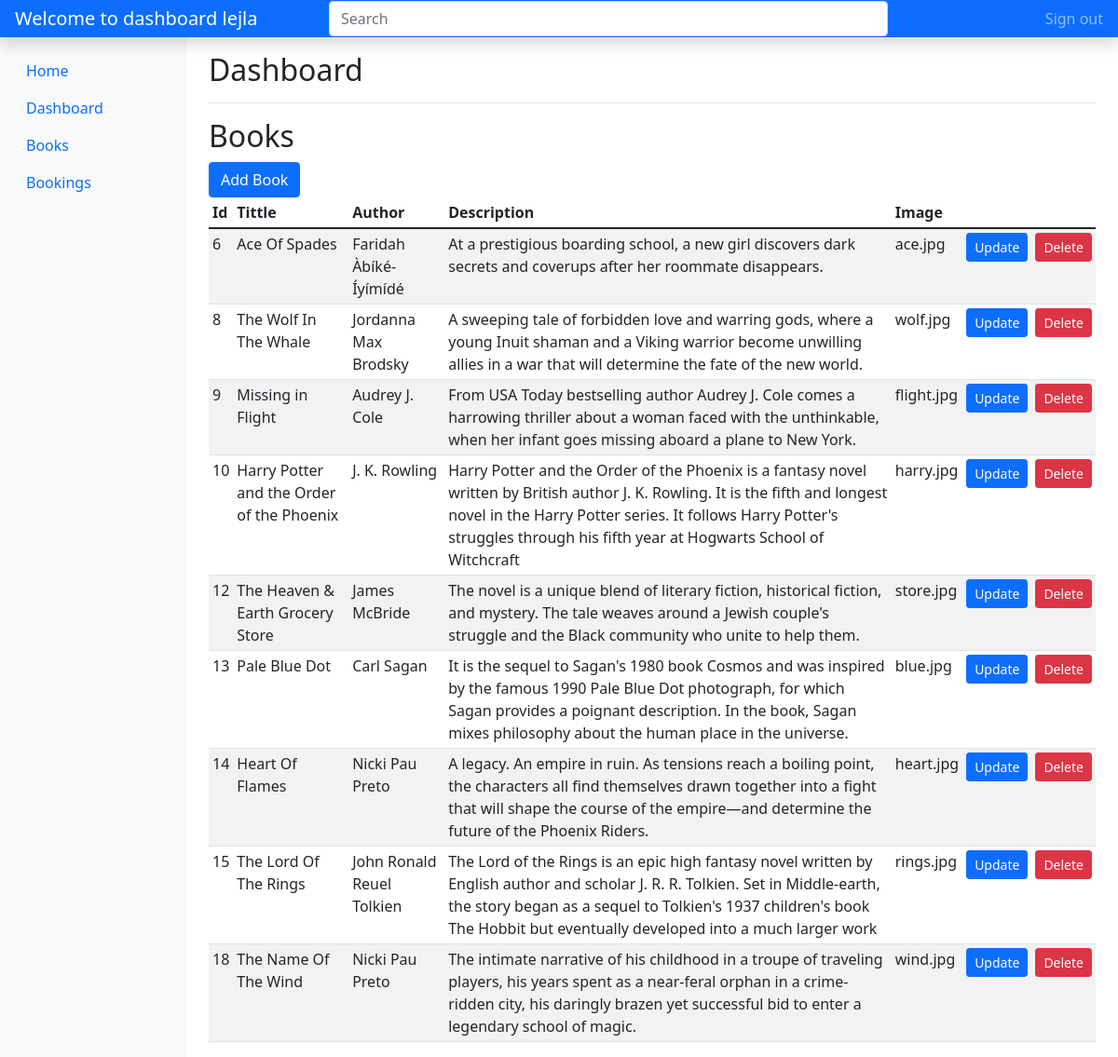
The page /list_books.php (signed in) on the database its author committed.
### tables this page shows
CREATE TABLE `books` (
  `id` int(255) NOT NULL,
  `tittle` varchar(255) NOT NULL,
  `author` varchar(255) NOT NULL,
  `description` varchar(255) NOT NULL,
  `image` varchar(255) NOT NULL
);

### list_books.php (the view, shortened to what this page needs)
<?php
    include_once('config.php');
    $sql = "SELECT * FROM books";
    $selectbooks = $con->prepare($sql);
    $selectbooks->execute();
    $books_data = $selectbooks->fetchAll();
 ?>
 <!DOCTYPE html>
 <html>
 <head>
 	<link href="https://cdn.jsdelivr.net/npm/bootstrap@5.1.3/dist/css/bootstrap.min.css" rel="stylesheet">
 </head>
 <body>
 <header class="navbar navbar-dark sticky-top bg-primary flex-md-nowrap p-0 shadow">
  <a class="navbar-brand col-md-3 col-lg-2 me-0 px-3" href="#"><?php echo "Welcome to dashboard ".$_SESSION['username']; ?></a>
  <input class="form-control form-control-dark w-50" type="text" placeholder="Search" aria-label="Search">
  <div class="navbar-nav">
    <div class="nav-item text-nowrap">
      <a class="nav-link px-3" href="logout.php">Sign out</a>
    </div>
  </div>
</header>
<div class="container-fluid">
  <div class="row">
     <nav id="sidebarMenu" class="col-md-3 col-lg-2 d-md-block bg-light sidebar collapse">
      <div class="position-sticky pt-3">
      <ul class="nav flex-column">
           <?php if ($_SESSION['is_admin'] == '1') { ?>
            <li class="nav-item">
              <a class="nav-link" href="index.php">
                Home
              </a>
            </li>
          <li class="nav-item">
            <a class="nav-link active" aria-current="page" href="dashboard.php">
              Dashboard
            </a>
          </li>
          <li class="nav-item">
            <a class="nav-link" href="list_books.php">
              Books
            </a>
          </li>
          <li class="nav-item">
            <a class="nav-link" href="bookings.php">
              Bookings
            </a>
          </li>
        <?php } ?>
        </ul>
      </div>
    </nav>
    <main class="col-md-9 ms-sm-auto col-lg-10 px-md-4">
      <div class="d-flex justify-content-between flex-wrap flex-md-nowrap align-items-center pt-3 pb-2 mb-3 border-bottom">
        <h1 class="h2">Dashboard</h1>
      </div>
   <?php if ($_SESSION['is_admin'] == '1') { ?>
      <h2>Books</h2>
      <a href="addBooks.php" class="btn btn-primary">Add Book</a>
      <div class="table-responsive">
        <table class="table table-striped table-sm">
          <thead>
            <tr>
              <th scope="col">Id</th>
              <th scope="col">Tittle</th>
              <th scope="col">Author</th>
              <th scope="col">Description</th>
              <th scope="col">Image</th>
            </tr>
          </thead>
          <tbody>
            <?php foreach ($books_data as $book_data) { ?>
               <tr>
                <td><?php echo $book_data['id']; ?></td>
                <td><?php echo $book_data['tittle']; ?></td>
                <td><?php echo $book_data['author']; ?></td>
                <td><?php echo $book_data['description']; ?></td>
                <td><?php echo $book_data['image']; ?></td>
                <td><a href="editBooks.php?id=<?= $book_data['id'];?>" class="btn btn-sm btn-primary">Update</a></td>
                <td><a href="deleteBooks.php?id=<?= $book_data['id'];?>" class="btn btn-sm btn-danger" onclick="return confirm('Are you sure you want to delete this book?');">Delete</a></td>
           <?php  } ?>
          </tbody>
        </table>
      </div>
     <?php } ?>
    </main>
  </div>
</div>
  </body>
</html>
 </body>
 </html>

### rows shown on the page
books: id "6", tittle "Ace Of Spades", author "Faridah Àbíké-Íyímídé", description "At a prestigious boarding school, a new girl discovers dark secrets and coverups after her roommate disappears.", image "ace.jpg"
books: id "8", tittle "The Wolf In The Whale", author "Jordanna Max Brodsky", description "A sweeping tale of forbidden love and warring gods, where a young Inuit shaman and a Viking warrior become unwilling allies in a war that will determine the fate of the new world.", image "wolf.jpg"
books: id "9", tittle "Missing in Flight", author "Audrey J. Cole", description "From USA Today bestselling author Audrey J. Cole comes a harrowing thriller about a woman faced with the unthinkable, when her infant goes missing aboard a plane to New York.", image "flight.jpg"
books: id "10", tittle "Harry Potter and the Order of the Phoenix", author "J. K. Rowling", description "Harry Potter and the Order of the Phoenix is a fantasy novel written by British author J. K. Rowling. It is the fifth and longest novel in the Harry Potter series. It follows Harry Potter's struggles through his fifth year at Hogwarts School of Witchcraft", image "harry.jpg"
books: id "12", tittle "The Heaven & Earth Grocery Store", author "James McBride", description "The novel is a unique blend of literary fiction, historical fiction, and mystery. The tale weaves around a Jewish couple's struggle and the Black community who unite to help them.", image "store.jpg"
books: id "13", tittle "Pale Blue Dot", author "Carl Sagan", description "It is the sequel to Sagan's 1980 book Cosmos and was inspired by the famous 1990 Pale Blue Dot photograph, for which Sagan provides a poignant description. In the book, Sagan mixes philosophy about the human place in the universe.", image "blue.jpg"
books: id "14", tittle "Heart Of Flames", author "Nicki Pau Preto", description "A legacy. An empire in ruin. As tensions reach a boiling point, the characters all find themselves drawn together into a fight that will shape the course of the empire—and determine the future of the Phoenix Riders.", image "heart.jpg"
books: id "15", tittle "The Lord Of The Rings", author "John Ronald Reuel Tolkien", description "The Lord of the Rings is an epic high fantasy novel written by English author and scholar J. R. R. Tolkien. Set in Middle-earth, the story began as a sequel to Tolkien's 1937 children's book The Hobbit but eventually developed into a much larger work", image "rings.jpg"
books: id "18", tittle "The Name Of The Wind", author "Nicki Pau Preto", description "The intimate narrative of his childhood in a troupe of traveling players, his years spent as a near-feral orphan in a crime-ridden city, his daringly brazen yet successful bid to enter a legendary school of magic.", image "wind.jpg"

### other values the page prints
$_SESSION['username'] "lejla"
